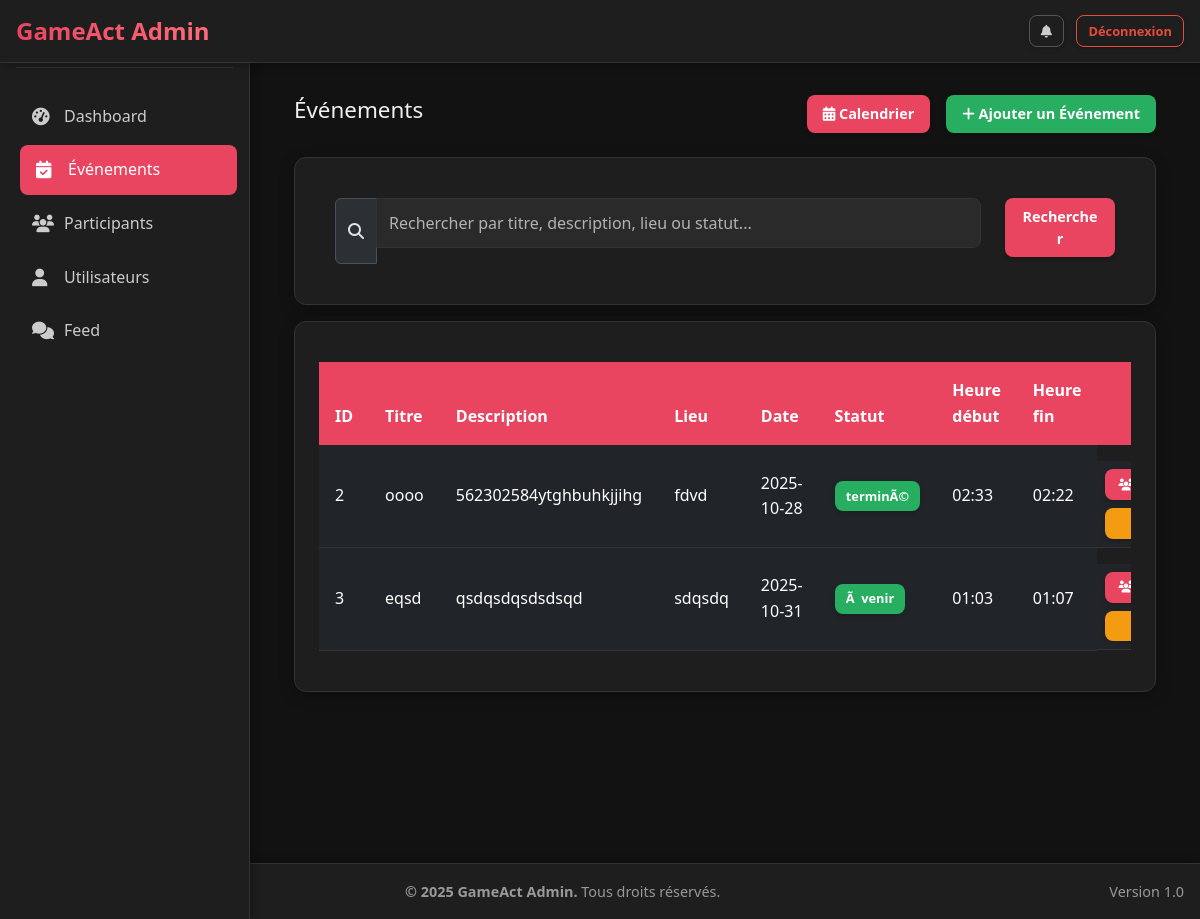
Screenshot of /view/listeEvent.php with the database file from the repository.
### tables this page shows
CREATE TABLE `event` (
  `id` int(11) NOT NULL,
  `titre` varchar(50) NOT NULL,
  `description` varchar(200) NOT NULL,
  `lieu` varchar(50) NOT NULL,
  `date` date NOT NULL,
  `statut` varchar(50) NOT NULL,
  `heure_deb` varchar(50) NOT NULL,
  `heure_fin` varchar(50) NOT NULL
);

### controller/eventC.php (called while the page is built, shortened)
<?php
class EventC
{
    public function listEvents()
    {
        $sql = "SELECT id, titre, description, lieu, date, statut, heure_deb, heure_fin FROM event";
        $db = config::getConnexion();
        try {
            $liste = $db->query($sql);
            return $liste->fetchAll(PDO::FETCH_ASSOC);
        } catch (Exception $e) {
            die('Erreur : ' . $e->getMessage());
        }
    }
}
?>

### view/listeEvent.php (the view, shortened to what this page needs)
<?php
require_once(__DIR__ . '/../controller/eventC.php');
$event = new EventC();
$search = isset($_GET['search']) ? trim($_GET['search']) : '';
$searchActive = !empty($search);
if ($searchActive) {
    $tab = $event->searchEvents($search);
} else {
    $tab = $event->listEvents();
}
?>
<!DOCTYPE html>
<html lang="fr" data-bs-theme="dark">
<head>
  <link href="https://cdn.jsdelivr.net/npm/bootstrap@5.3.3/dist/css/bootstrap.min.css" rel="stylesheet">
  <link href="https://cdn.jsdelivr.net/npm/@fortawesome/fontawesome-free@6.5.2/css/all.min.css" rel="stylesheet">
  <link rel="stylesheet" href="backoffice/css/style-admin.css">
</head>
<body>
  <header class="app-header">
    <div class="header-content">
      <div class="d-flex align-items-center">
        <a href="#" class="text-decoration-none">
          <span class="brand-text">GameAct Admin</span>
        </a>
      </div>
      <div>
        <button class="btn btn-outline-light btn-sm me-2"><i class="fas fa-bell"></i></button>
        <a href="#" class="btn btn-outline-danger btn-sm">Déconnexion</a>
      </div>
    </div>
  </header>
  <aside class="app-sidebar" id="sidebar">
    <div class="sidebar-brand">
      <h4 class="text-gradient">GameAct</h4>
    </div>
    <nav class="nav-sidebar">
      <a href="#" class="nav-link"><i class="fas fa-tachometer-alt"></i> Dashboard</a>
      <a href="listeEvent.php" class="nav-link active"><i class="fas fa-calendar-check"></i> Événements</a>
      <a href="#" class="nav-link"><i class="fas fa-users"></i> Participants</a>
      <a href="#" class="nav-link"><i class="fas fa-user"></i> Utilisateurs</a>
      <a href="#" class="nav-link"><i class="fas fa-comments"></i> Feed</a>
    </nav>
  </aside>
  <main class="app-main">
    <div class="container-fluid">
      <div class="d-flex justify-between align-center mb-4">
        <h1 class="h3">Événements<?= $searchActive ? ' - Résultats de recherche' : '' ?></h1>
        <div class="d-flex gap-3">
          <a href="calendar.php" class="btn btn-primary">
            <i class="fas fa-calendar-alt"></i> Calendrier
          </a>
          <a href="addEventForm.php" class="btn btn-success">
            <i class="fas fa-plus"></i> Ajouter un Événement
          </a>
        </div>
      </div>
      <div class="card mb-3">
        <div class="card-body">
          <form method="GET" action="listeEvent.php" class="row g-3">
            <div class="col-md-10">
              <div class="input-group">
                <span class="input-group-text"><i class="fas fa-search"></i></span>
                <input type="text" class="form-control" name="search" placeholder="Rechercher par titre, description, lieu ou statut..." value="<?= htmlspecialchars($search); ?>">
              </div>
            </div>
            <div class="col-md-2">
              <button type="submit" class="btn btn-primary w-100">Rechercher</button>
            </div>
          </form>
        </div>
      </div>
      <div class="card">
        <div class="table-responsive">
          <table class="table">
            <thead>
              <tr>
                <th>ID</th>
                <th>Titre</th>
                <th>Description</th>
                <th>Lieu</th>
                <th>Date</th>
                <th>Statut</th>
                <th>Heure début</th>
                <th>Heure fin</th>
                <th class="text-end">Actions</th>
              </tr>
            </thead>
            <tbody>
            <?php
            foreach ($tab as $event) {
              ?>
              <tr>
                <td><?= htmlspecialchars($event['id']); ?></td>
                <td><?= htmlspecialchars($event['titre']); ?></td>
                <td><?= htmlspecialchars($event['description']); ?></td>
                <td><?= htmlspecialchars($event['lieu']); ?></td>
                <td><?= htmlspecialchars($event['date']); ?></td>
                <td><span class="btn btn-success btn-sm"><?= htmlspecialchars($event['statut']); ?></span></td>
                <td><?= htmlspecialchars($event['heure_deb']); ?></td>
                <td><?= htmlspecialchars($event['heure_fin']); ?></td>
                <td class="text-end action-buttons">
                  <a href="listeParticipation.php?id_event=<?= $event['id']; ?>" class="btn btn-primary btn-sm"><i class="fas fa-users"></i> Participations </a>
                  <a href="updateEvent.php?id=<?= $event['id']; ?>" class="btn btn-warning btn-sm"><i class="fas fa-edit"></i>Update </a>
                </td>
              </tr>
            <?php
            }
            ?>
            </tbody>
          </table>
        </div>
      </div>
    </div>
  </main>
  <footer class="app-footer">
    <strong>© 2025 GameAct Admin.</strong> Tous droits réservés.
    <span class="float-end d-none d-sm-inline">Version 1.0</span>
  </footer>
</body>
</html>

### view/listeEvent.php (style rules this page uses)
.action-buttons { display: grid !important; grid-template-columns: 1fr 1fr; gap: 0.5rem; padding: 0.5rem !important; min-width: 280px; }
.action-buttons .btn { width: 100%; white-space: nowrap; font-size: 0.75rem; padding: 0.4rem 0.6rem; }

### rows the page displays
event: id "2", titre "oooo", description "562302584ytghbuhkjjihg", lieu "fdvd", date "2025-10-28", statut "terminÃ©", heure_deb "02:33", heure_fin "02:22"
event: id "3", titre "eqsd", description "qsdqsdqsdsdsqd", lieu "sdqsdq", date "2025-10-31", statut "Ã venir", heure_deb "01:03", heure_fin "01:07"
